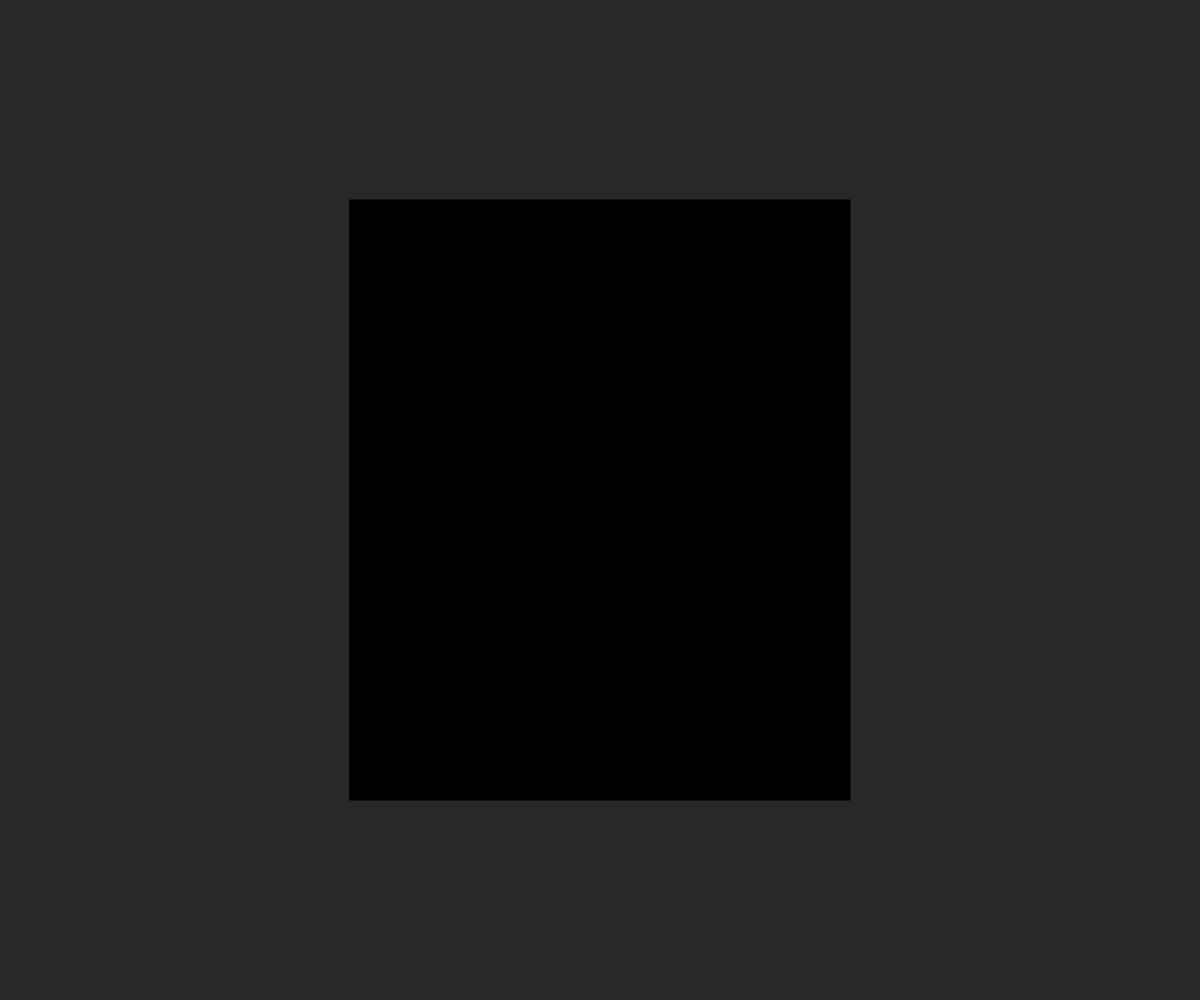
Frame 1 (no input)
Frame 60 (no input): identical to frame 1, image omitted
Frame 120 (the mouse pressed at the canvas centre since frame 60): identical to frame 1, image omitted

The p5.js sketch that drew this single still picture (run headless with seeded random() and noise() and a simulated clock; from frame 60 on, the mouse is pressed at the canvas centre):

// p5.js sketch
// ── sketch.js
function setup() {
  createCanvas(window.innerWidth, window.innerHeight);
  background(050)
  rectMode(CENTER)
  fill(000)
  rect( windowWidth/2, windowHeight/2, 500, 600)

}

function draw() {

}
